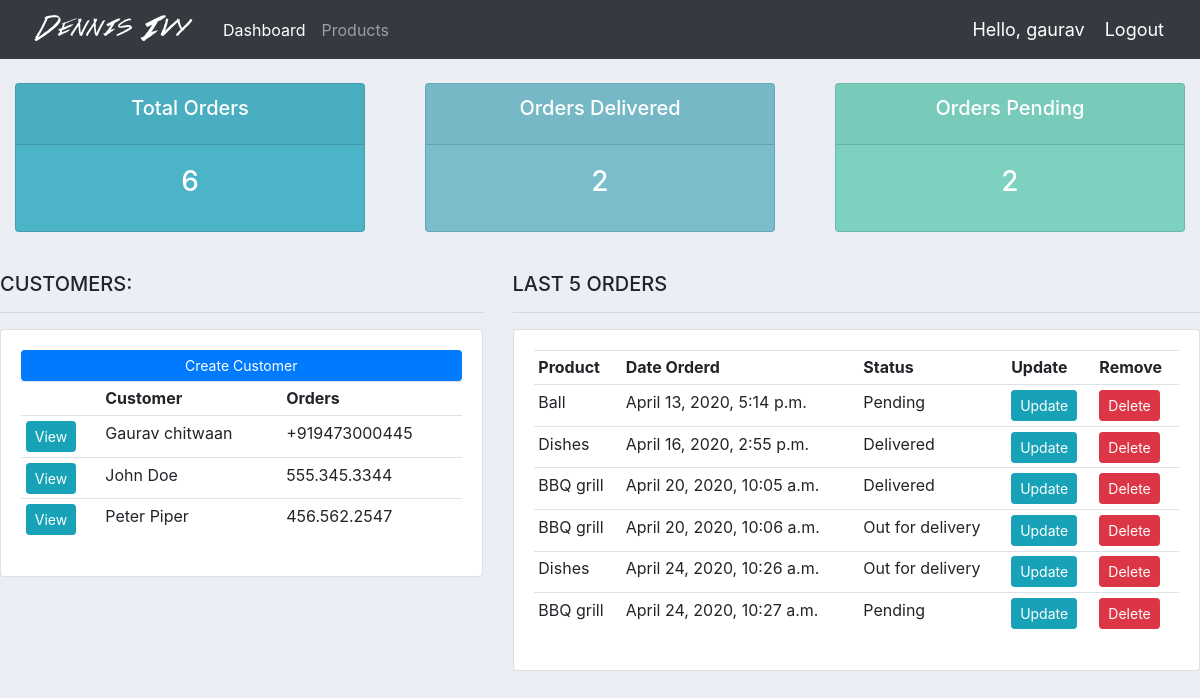
Before: / (signed in) with the older database file.
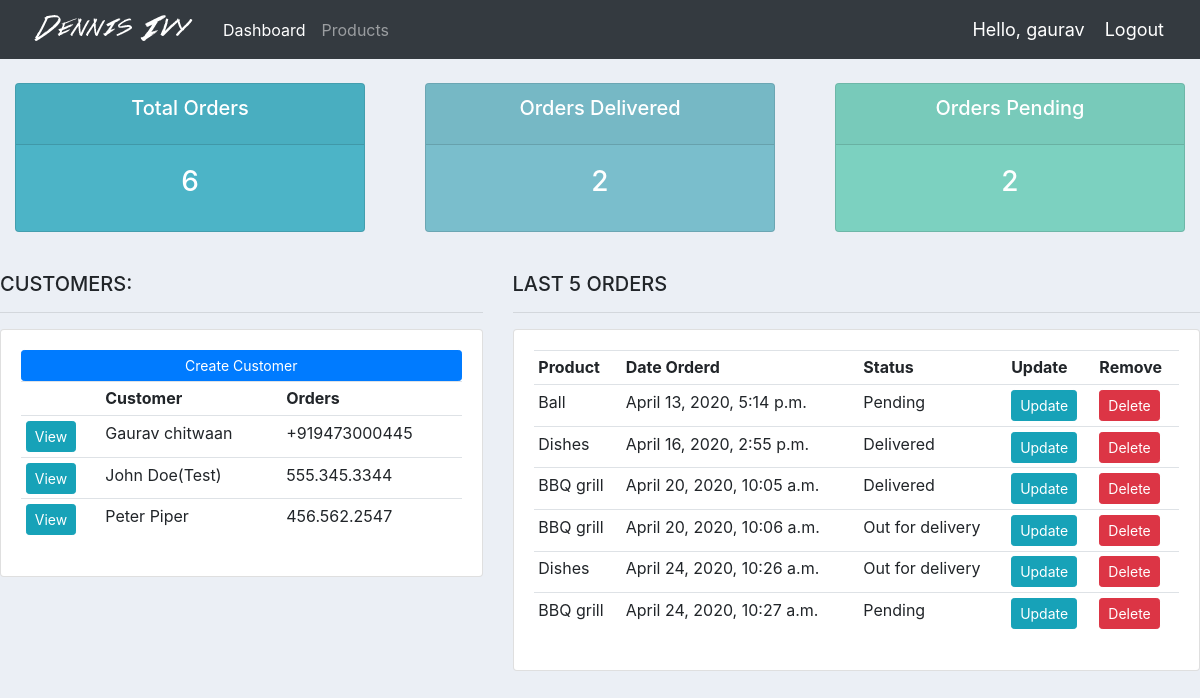
After: the same page with the newer database file.
### accounts/models.py (models this page shows, shortened)
class Customers(models.Model):
    user= models.OneToOneField(User,null=True,blank=True, on_delete=models.CASCADE)
    name = models.CharField(max_length=200, null=True)
    phone = models.CharField(max_length=200, null=True)
    email = models.CharField(max_length=200, null=True)
    date_created = models.DateTimeField(auto_now_add=True, null=True)
    profile_pic= models.ImageField(null=True,blank=True,default='profile1.png')

### accounts/decorators.py (the view)
    def wrapper_function(request, *args, **kwargs):
        group = None
        if request.user.groups.exists():
            group = request.user.groups.all()[0].name
        if group == 'customers':
            return redirect('user-page')
        if group == 'admin':
            return view_func(request, *args, **kwargs)

### accounts/models.py (called while the page is built)
    def __str__(self):
        return self.name

### accounts/views.py (called while the page is built)
@login_required(login_url='login')
@admin_only
def home(request):
    orders = Order.objects.all()
    customers = Customers.objects.all()
    totalCustomers = customers.count()
    totalOrders = orders.count()
    delivered = orders.filter(status='Delivered').count()
    pending = orders.filter(status='Pending').count()
    context = {
        'customers': customers,
        'orders': orders,
        'totalOrders': totalOrders,
        'delivered': delivered,
        'pending': pending,
    }
    return render(request, 'accounts/dashboard.html', context)

### accounts/templates/accounts/dashboard.html
{% extends 'accounts/main.html' %}
{% block content %}
{% include 'accounts/status.html'%}
<br>
<div class="row">
	<div class="col-md-5">
		<h5>CUSTOMERS:</h5>
		<hr>
		<div class="card card-body">
			<a class="btn btn-primary  btn-sm btn-block" href="">Create Customer</a>
			<table class="table table-sm">
				<tr>
					<th></th>
					<th>Customer</th>
					<th>Orders</th>
				</tr>
				{% for customer in customers %}
					<tr>
						<td><a class="btn btn-sm btn-info" href="{% url 'customers' customer.id %}">View</a></td>
						<td>{{customer.name}}</td>
						<td>{{customer.phone}}</td>
					</tr>
				{%endfor%}
			</table>
		</div>
	</div>
	<div class="col-md-7">
		<h5>LAST 5 ORDERS</h5>
		<hr>
		<div class="card card-body">
			<table class="table table-sm">
				<tr>
					<th>Product</th>
					<th>Date Orderd</th>
					<th>Status</th>
					<th>Update</th>
					<th>Remove</th>
				</tr>
				{% for order in orders %}
					<tr>
						<td>{{order.product}}</td>
						<td>{{order.date_created}}</td>
						<td>{{order.status}}</td>
						<td><a class="btn btn-sm btn-info" href="{% url 'update_order' order.id %}">Update</td>
						<td><a class="btn btn-sm btn-danger" href="{% url 'delete_order' order.id %}">Delete</td>
					</tr>
				{%endfor%}
			</table>
		</div>
	</div>
</div>
{%endblock%}

Changed rows visible on the page:
changed Customers: name "John Doe" → "John Doe(Test)"
